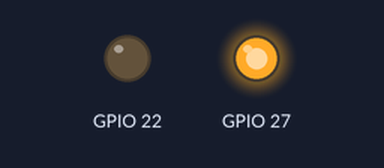
Simulated run of this program. Board: Raspberry Pi (BCM pin numbers). Shown: output pins drawn as LEDs (lit = HIGH). Library files of the repository ran but are not shown: sx126x.py; what the program prints to the terminal is not drawn.

Above: at 0.1 s.
At 3.0 s:
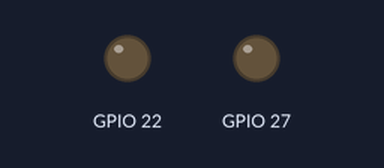
Timing chart, 0 to 4.5 s (numbered marks = the images above):
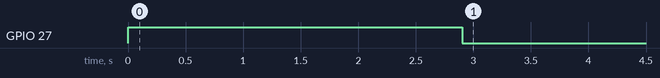

The program:

recieveDataContinuously.py
```python
#!/usr/bin/python
# -*- coding: UTF-8 -*-

import sys
import sx126x
import threading
import time
import select
import termios
import tty
from threading import Timer

old_settings = termios.tcgetattr(sys.stdin)
tty.setcbreak(sys.stdin.fileno())


node = sx126x.sx126x(serial_num="/dev/ttyS0", freq=433, addr=0, power=22, rssi=False)


try:
    while True:
        received_data = node.receive()

        if received_data:
            current_time = time.strftime("%Y-%m-%d %H:%M:%S", time.localtime())
            print(f"[{current_time}] Received: {received_data} : ReceiveDataContinuously")

        time.sleep(0.1)

        if select.select([sys.stdin], [], [], 0) == ([sys.stdin], [], []):
            c = sys.stdin.read(1)
            if c == '\x1b':
                print("Exiting receive mode.")
                break
except:
    termios.tcsetattr(sys.stdin, termios.TCSADRAIN, old_settings)

termios.tcsetattr(sys.stdin, termios.TCSADRAIN, old_settings)
```
